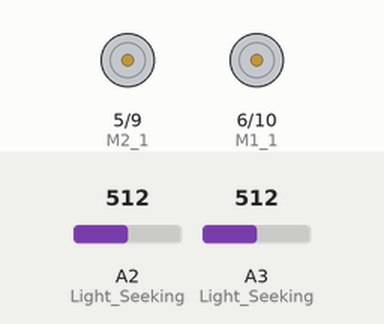
The sketch below on a simulated Arduino Uno, built with avr-gcc and run on an emulated ATmega328P. Parts: motor-driver pin pairs drawn as motors (green arrow = first pin HIGH = forward, orange = second pin HIGH = backward, longer = more drive). The test bench sets the inputs (shaded band); at power-on: A2 (Light_Seeking) = 512, A3 (Light_Seeking) = 512.

Above: at 1.2 s.
1.3 s: A2 (Light_Seeking) set to 106
2.8 s: A2 (Light_Seeking) set to 89
At 3.9 s:
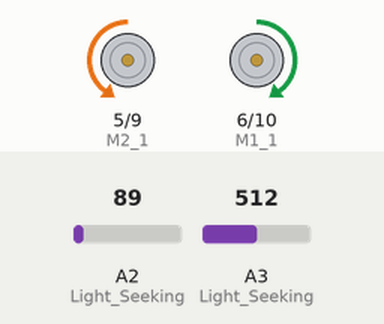
4.3 s: A3 (Light_Seeking) set to 481
At 5.0 s:
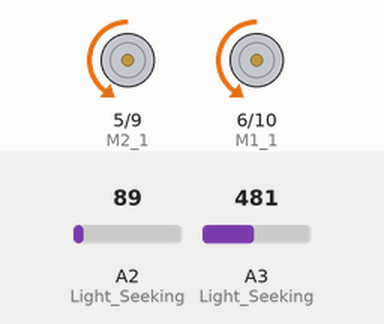
Timing chart, 0 to 7.3 s (numbered marks = the images above; inputs shaded):
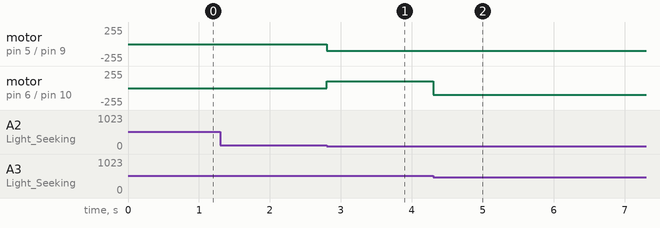

Measured:
- the behaviour switches between 100 and 99 on A2 (Light_Seeking) (found by bisection; images 0 and 1)
- the behaviour switches between 500 and 499 on A3 (Light_Seeking) (found by bisection; images 1 and 2)
- after the input at 1.3 s, every drawn part: stays the same
- after the input at 2.8 s, motor on pin 5 (M2_1) / pin 9 (M2_2): stopped → backward 100/255 at once; motor on pin 6 (M1_1) / pin 10 (M1_2): stopped → forward 100/255 at once
- after the input at 4.3 s, motor on pin 6 (M1_1) / pin 10 (M1_2): forward 100/255 → backward 100/255 at once

The sketch:

Test_2_Light_Seeking_Robot_Car.ino
```cpp
int M1_1=6;
int M1_2=10;
int M2_1=5;
int M2_2=9;

volatile float leftSensorValue;
volatile float rightSensorValue;

void Light_Seeking() {
  leftSensorValue = analogRead(A3);
  rightSensorValue = analogRead(A2);
  if (leftSensorValue < 500 && rightSensorValue < 500) {
    // Light is detected on both sides, and the car is moving forward
    advance();
  } else if (leftSensorValue < 100) {
    // Light detected on the left side, car turning left
    turnL();
  } else if (rightSensorValue < 100) {
    // Light detected on the right side, car turning right
    turnR();
  } else {
    // No light detected on both sides, the car stopped
    stopp();
  }
}

void setup(){
  leftSensorValue = 0;
  rightSensorValue = 0;
  Serial.begin(9600);
  pinMode(A2, INPUT);
  pinMode(A3, INPUT);
  pinMode(M1_1,OUTPUT);
  pinMode(M1_2,OUTPUT);
  pinMode(M2_1,OUTPUT);
  pinMode(M2_2,OUTPUT);
}

void loop(){
  Light_Seeking();

}
void advance()    //  going forward
{
  digitalWrite(M1_1,LOW);
  analogWrite(M1_2,100);
  digitalWrite(M2_1,LOW);
  analogWrite(M2_2,100);
}
void back()         //back up
{
  analogWrite(M1_1,100);
  digitalWrite(M1_2,LOW);
  analogWrite(M2_1,100);
  digitalWrite(M2_2,LOW);
}
void turnR()         //turn right
{
  analogWrite(M1_1,100);
  digitalWrite(M1_2,LOW);
  digitalWrite(M2_1,LOW);
  analogWrite(M2_2,100);
}
void turnL()        //turn left
{
  digitalWrite(M1_1,LOW);
  analogWrite(M1_2,100);
  analogWrite(M2_1,100);
  digitalWrite(M2_2,LOW);
}
void stopp()        //stop
{
  digitalWrite(M1_1,LOW);
  digitalWrite(M1_2,LOW);
  digitalWrite(M2_1,LOW);
  digitalWrite(M2_2,LOW);
}
```
